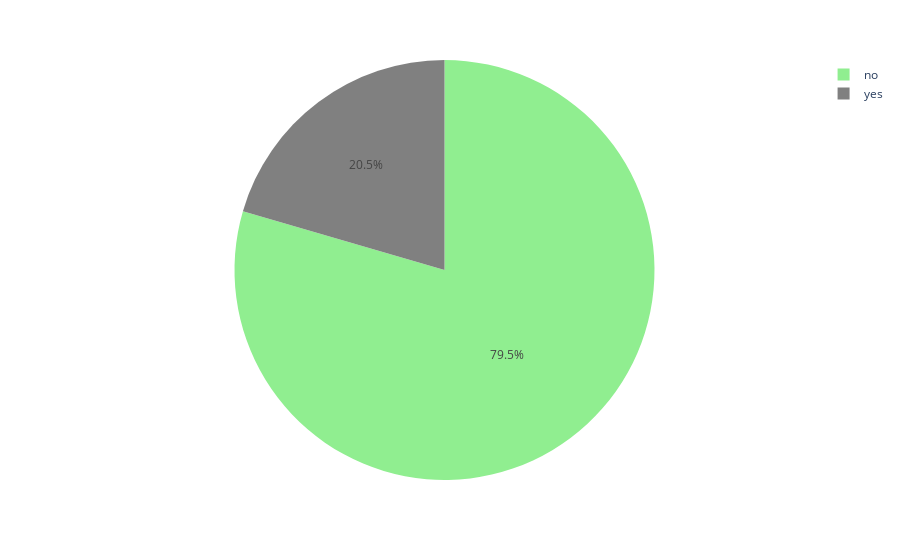

Notebook code cell kept with this figure:
### Code cell
fig = px.pie(df_smoker, values='count', names='smoker', color='smoker',
             color_discrete_map={'no':'lightgreen','yes':'gray'})
fig.show()

### Figure 1 — Plotly figure (JSON) as saved in the notebook; plotly's stock layout.template omitted (floating-point values rounded to 4 significant figures)
{"data": [{"customdata": [["no"], ["yes"]], "domain": {"x": [0, 1], "y": [0, 1]}, "hovertemplate": "smoker=%{customdata[0]}<br>count=%{value}<extra></extra>", "labels": ["no", "yes"], "legendgroup": "", "marker": {"colors": ["lightgreen", "gray"]}, "name": "", "showlegend": true, "type": "pie", "values": [1064, 274]}], "layout": {"legend": {"tracegroupgap": 0}, "margin": {"t": 60}}}
